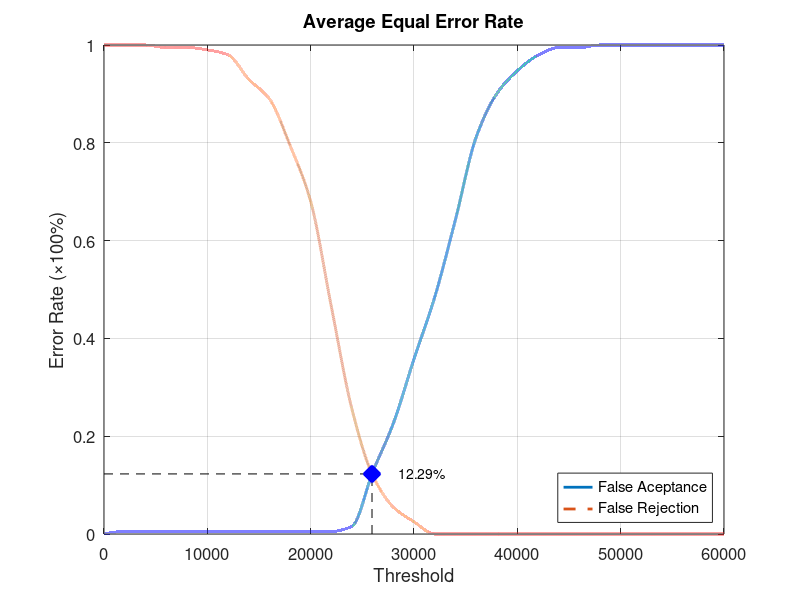
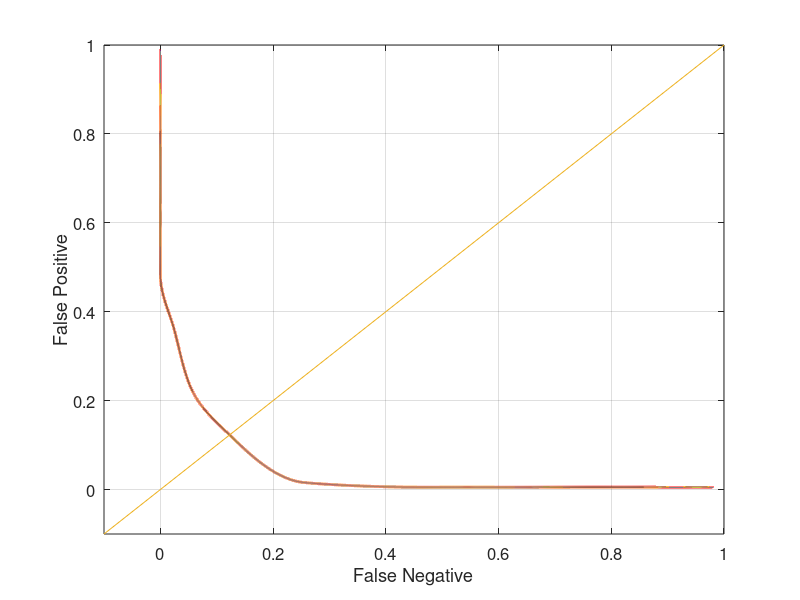

Reproduce these figures in MATLAB, in order.
function yEER = Database1_2
close all;
clear;
clc;
x = 0:2000:60000;
xq = 0:0.5:60000;

y0 = [0 0.00526316 0.00526316 0.00526316 0.00526316 0.00526316 0.00526316 0.00526316 0.00526316 0.00526316 0.00526316 0.00526316 0.0157895 0.126316 0.226316 0.357895 0.484211 0.642105 0.810526 0.9 0.947368 0.978947 0.994737 0.994737 1 1 1 1 1 1 1];
yy0 = interp1(x, y0, xq, 'pchip');
y1 = [1 1 1 0.995 0.995 0.99 0.98 0.93 0.89 0.795 0.68 0.465 0.255 0.12 0.055 0.025 0 0 0 0 0 0 0 0 0 0 0 0 0 0 0];
yy1 = interp1(x, y1, xq, 'pchip');

% Calculating EER: 
y2 = abs(y0 - y1);
find(y2 == min(y2))
yy2 = abs(yy0 - yy1);
xEER = find(yy2 == min(yy2));
xEERIndex = xq(xEER) % X-axis EER
yEER = yy0(xEER) % Y-axis EER

main = figure
plot(xq, yy0,'-','LineWidth', 2);	hold on
plot(xq, yy1,'--','LineWidth', 2);	hold on
plot([xEERIndex xEERIndex], [0 yEER], 'k--');	hold on
plot([0 xEERIndex], [yEER yEER], 'k--');	hold on
plot(xEERIndex, yEER, 'bx', 'LineWidth', 10);	hold on
text(xEERIndex + 10 * xEERIndex / 100, yEER, [num2str(round((10000 * yEER)) / 100) '%'])
legend('False Aceptance', 'False Rejection', 'Location', 'SouthEast')
xlabel('Threshold')
ylabel('Error Rate (\times100%)')
title('Average Equal Error Rate')
set(gca, 'FontSize', 12)
axis([0 60000 0 1])
grid on

print(main, 'Database1_2Main', '-dpng');
FNRxFPR = figure('Color', [1 1 1]);
plot(yy1, yy0, '-', yy1, yy0, 'LineWidth', 2);
hold on
y = -0.1:0.1:1
plot(y, y); 
set(gca, 'FontSize', 12)
xlabel('False Negative')
ylabel('False Positive')
axis([-0.1 1 -0.1 1])
set(gca, 'FontSize', 12)
grid on

print(FNRxFPR, 'Database1_2FNRxFPR','-dpng');
end
